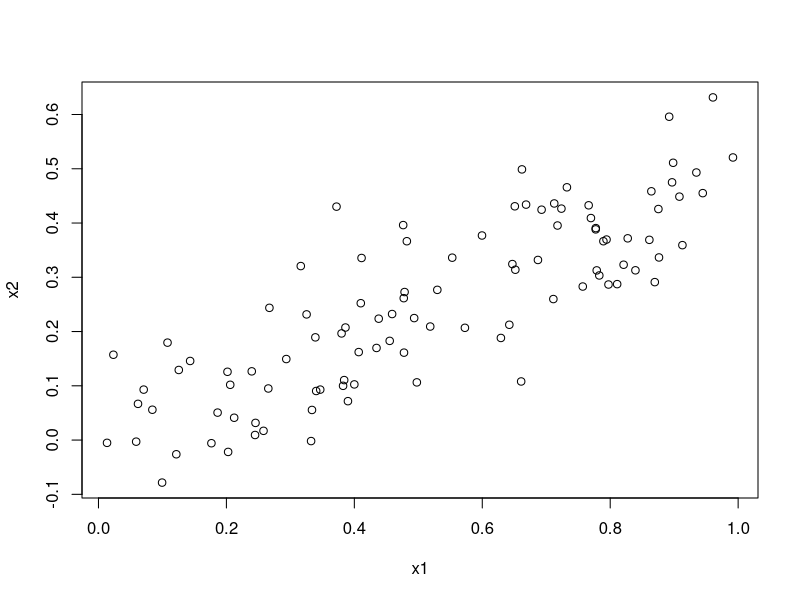
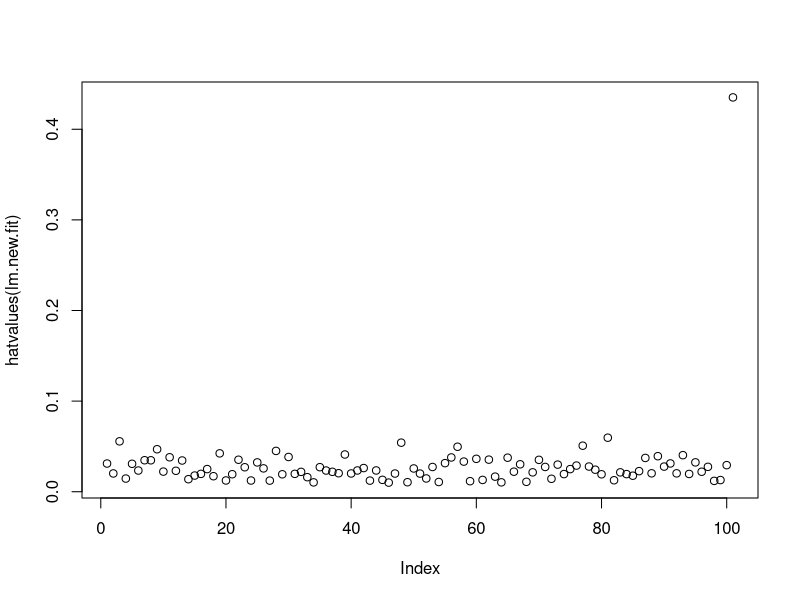
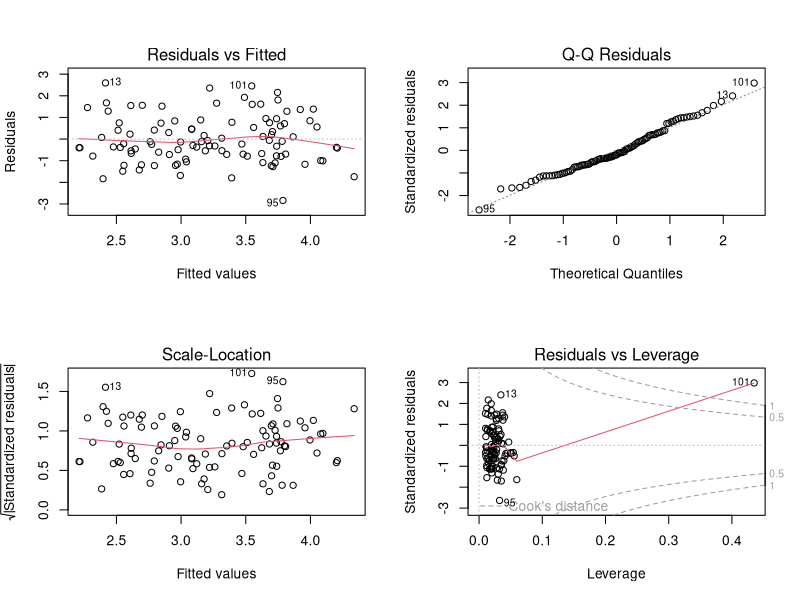

Source code (R) for these figures, in order:
## ---- chunk 1
knitr::opts_chunk$set(echo = TRUE)
## ---- chunk 2
#library(ISLR)
## ---- chunk 3
set.seed(0) # Setting the random seed
## ---- chunk 4
x1 = runif(100)
## ---- chunk 5
x2 = 0.5*x1 + rnorm(100)/10
## ---- chunk 6
y = 2 + 2*x1 + 0.3*x2 + rnorm(100)
## ---- chunk 7
plot(x1, x2)
## ---- chunk 8
cor(x1, x2) # 0.8324
## ---- chunk 9
lm.fit = lm(y~x1+x2)
## ---- chunk 10
summary(lm.fit)
## ---- chunk 11
library(car)
vif(lm.fit)
## ---- chunk 12
lm.x1 = lm(y~x1)
## ---- chunk 13
summary(lm.x1)
## ---- chunk 14
lm.x2 = lm(y~x2)
## ---- chunk 15
summary(lm.x2)
## ---- chunk 16
x1 = c(x1, 0.1)
x2 = c(x2, 0.8)
y = c(y, 6)
## ---- chunk 17
lm.new.fit = lm(y~x1+x2)
summary(lm.new.fit)
## ---- chunk 18
lm.new.x1 = lm(y~x1)
## ---- chunk 19
summary(lm.new.x1)
## ---- chunk 20
lm.new.x2 = lm(y~x2)
## ---- chunk 21
summary(lm.new.x2)
## ---- chunk 22
plot(hatvalues(lm.new.fit))
## ---- chunk 23
par(mfrow = c(2,2)) # 4 plots in same picture
plot(lm.new.fit)
